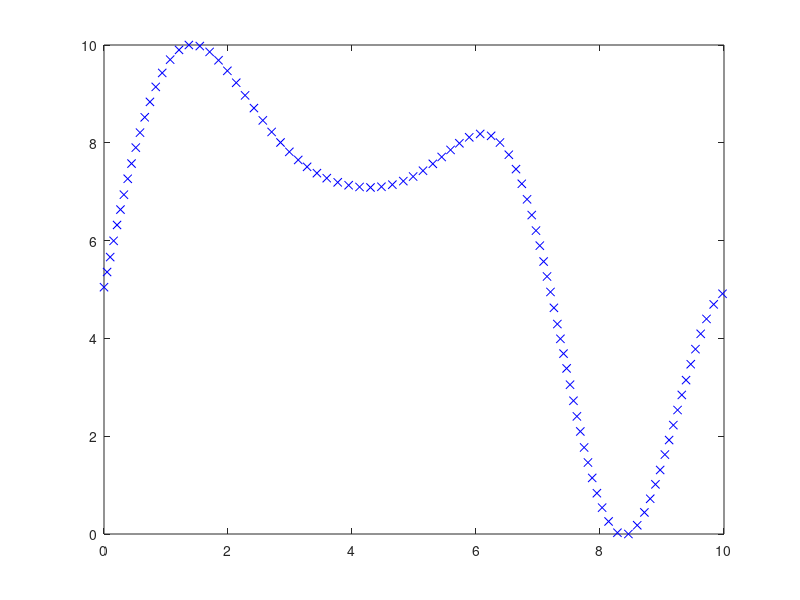

Write the MATLAB code that produced this figure. (Note: this script raises an error after producing the figure.)

load simplefit_dataset

%%
X = simplefitInputs';
X = [ones(size(X,1),1) X];

Y = simplefitTargets';

%%
plot(X(:,2),Y(:,1),'bx')
%%

THETA = [1 ; 1];
%%
alpha = 0.0001;
C = J(X, Y, THETA )
C0 = C + 10000;
%%
%while (norm(C - C0) > 0.0000001)
    C0 = J( X, Y, THETA )

%%gradiente descendente
    for i = 1:size(X,2)
        temp(i) = THETA(i) - alpha*(1/size(X,1))*sum((h(X, THETA) - Y).*X(:,i));
    end

    THETA = temp';
    C = J( X, Y, THETA )
    
    plot(X(:,2),Y(:,1),'bo')
    hold on
    plot(X(:,2),h(X,THETA),'k-')
    hold off
%end

%%
plot(X(:,2),Y(:,1),'bo')
hold on
plot(X(:,2),h(X,THETA),'r--')


%%
THETA = pinv(X'*X)*X'*Y;

plot(X(:,2),h(X,THETA),'g')